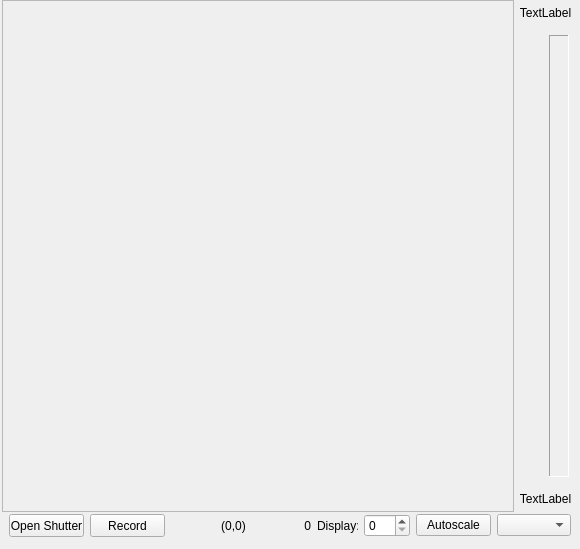
<?xml version="1.0" encoding="UTF-8"?>
<ui version="4.0">
 <class>Frame</class>
 <widget class="QFrame" name="Frame">
  <property name="geometry">
   <rect>
    <x>0</x>
    <y>0</y>
    <width>580</width>
    <height>549</height>
   </rect>
  </property>
  <property name="windowTitle">
   <string>Frame</string>
  </property>
  <property name="frameShape">
   <enum>QFrame::NoFrame</enum>
  </property>
  <property name="frameShadow">
   <enum>QFrame::Raised</enum>
  </property>
  <layout class="QVBoxLayout" name="verticalLayout_2">
   <property name="spacing">
    <number>0</number>
   </property>
   <property name="margin">
    <number>0</number>
   </property>
   <item>
    <widget class="QWidget" name="displayWidget" native="true">
     <property name="sizePolicy">
      <sizepolicy hsizetype="Preferred" vsizetype="Preferred">
       <horstretch>0</horstretch>
       <verstretch>0</verstretch>
      </sizepolicy>
     </property>
     <property name="maximumSize">
      <size>
       <width>580</width>
       <height>580</height>
      </size>
     </property>
     <layout class="QHBoxLayout" name="horizontalLayout_2">
      <property name="spacing">
       <number>0</number>
      </property>
      <property name="leftMargin">
       <number>2</number>
      </property>
      <property name="topMargin">
       <number>0</number>
      </property>
      <property name="rightMargin">
       <number>2</number>
      </property>
      <property name="bottomMargin">
       <number>0</number>
      </property>
      <item>
       <widget class="QFrame" name="cameraDisplayFrame">
        <property name="sizePolicy">
         <sizepolicy hsizetype="Fixed" vsizetype="Fixed">
          <horstretch>0</horstretch>
          <verstretch>0</verstretch>
         </sizepolicy>
        </property>
        <property name="minimumSize">
         <size>
          <width>512</width>
          <height>512</height>
         </size>
        </property>
        <property name="maximumSize">
         <size>
          <width>512</width>
          <height>512</height>
         </size>
        </property>
        <property name="frameShape">
         <enum>QFrame::StyledPanel</enum>
        </property>
        <property name="frameShadow">
         <enum>QFrame::Raised</enum>
        </property>
        <zorder>horizontalSpacer</zorder>
        <zorder>verticalSpacer</zorder>
       </widget>
      </item>
      <item>
       <widget class="QWidget" name="scaleWidget" native="true">
        <property name="minimumSize">
         <size>
          <width>65</width>
          <height>0</height>
         </size>
        </property>
        <property name="maximumSize">
         <size>
          <width>16777215</width>
          <height>512</height>
         </size>
        </property>
        <layout class="QVBoxLayout" name="verticalLayout">
         <property name="leftMargin">
          <number>0</number>
         </property>
         <property name="topMargin">
          <number>6</number>
         </property>
         <property name="rightMargin">
          <number>0</number>
         </property>
         <property name="bottomMargin">
          <number>6</number>
         </property>
         <item>
          <widget class="QLabel" name="scaleMax">
           <property name="maximumSize">
            <size>
             <width>16777215</width>
             <height>14</height>
            </size>
           </property>
           <property name="text">
            <string>TextLabel</string>
           </property>
           <property name="alignment">
            <set>Qt::AlignCenter</set>
           </property>
          </widget>
         </item>
         <item>
          <widget class="QWidget" name="slideWidget" native="true">
           <layout class="QHBoxLayout" name="horizontalLayout">
            <item>
             <widget class="QWidget" name="rangeSliderWidget" native="true"/>
            </item>
            <item>
             <widget class="QFrame" name="colorFrame">
              <property name="maximumSize">
               <size>
                <width>20</width>
                <height>10000</height>
               </size>
              </property>
              <property name="frameShape">
               <enum>QFrame::Panel</enum>
              </property>
              <property name="frameShadow">
               <enum>QFrame::Sunken</enum>
              </property>
             </widget>
            </item>
           </layout>
          </widget>
         </item>
         <item>
          <widget class="QLabel" name="scaleMin">
           <property name="maximumSize">
            <size>
             <width>16777215</width>
             <height>14</height>
            </size>
           </property>
           <property name="text">
            <string>TextLabel</string>
           </property>
           <property name="alignment">
            <set>Qt::AlignCenter</set>
           </property>
          </widget>
         </item>
        </layout>
       </widget>
      </item>
     </layout>
    </widget>
   </item>
   <item>
    <widget class="QWidget" name="infoWidget" native="true">
     <layout class="QHBoxLayout" name="horizontalLayout_3">
      <property name="leftMargin">
       <number>9</number>
      </property>
      <property name="topMargin">
       <number>2</number>
      </property>
      <property name="rightMargin">
       <number>9</number>
      </property>
      <property name="bottomMargin">
       <number>2</number>
      </property>
      <item>
       <widget class="QPushButton" name="cameraShutterButton">
        <property name="sizePolicy">
         <sizepolicy hsizetype="Fixed" vsizetype="Fixed">
          <horstretch>0</horstretch>
          <verstretch>0</verstretch>
         </sizepolicy>
        </property>
        <property name="maximumSize">
         <size>
          <width>75</width>
          <height>23</height>
         </size>
        </property>
        <property name="focusPolicy">
         <enum>Qt::NoFocus</enum>
        </property>
        <property name="text">
         <string>Open Shutter</string>
        </property>
       </widget>
      </item>
      <item>
       <widget class="QPushButton" name="recordButton">
        <property name="sizePolicy">
         <sizepolicy hsizetype="Fixed" vsizetype="Fixed">
          <horstretch>0</horstretch>
          <verstretch>0</verstretch>
         </sizepolicy>
        </property>
        <property name="maximumSize">
         <size>
          <width>75</width>
          <height>23</height>
         </size>
        </property>
        <property name="text">
         <string>Record</string>
        </property>
       </widget>
      </item>
      <item>
       <spacer name="horizontalSpacer">
        <property name="orientation">
         <enum>Qt::Horizontal</enum>
        </property>
        <property name="sizeHint" stdset="0">
         <size>
          <width>185</width>
          <height>20</height>
         </size>
        </property>
       </spacer>
      </item>
      <item>
       <widget class="QLabel" name="intensityPosLabel">
        <property name="minimumSize">
         <size>
          <width>61</width>
          <height>0</height>
         </size>
        </property>
        <property name="maximumSize">
         <size>
          <width>61</width>
          <height>16777215</height>
         </size>
        </property>
        <property name="text">
         <string>(0,0)</string>
        </property>
        <property name="alignment">
         <set>Qt::AlignCenter</set>
        </property>
       </widget>
      </item>
      <item>
       <widget class="QLabel" name="intensityIntLabel">
        <property name="minimumSize">
         <size>
          <width>41</width>
          <height>0</height>
         </size>
        </property>
        <property name="maximumSize">
         <size>
          <width>41</width>
          <height>16777215</height>
         </size>
        </property>
        <property name="text">
         <string>0</string>
        </property>
        <property name="alignment">
         <set>Qt::AlignRight|Qt::AlignTrailing|Qt::AlignVCenter</set>
        </property>
       </widget>
      </item>
      <item>
       <widget class="QLabel" name="syncLabel">
        <property name="minimumSize">
         <size>
          <width>41</width>
          <height>0</height>
         </size>
        </property>
        <property name="maximumSize">
         <size>
          <width>41</width>
          <height>16777215</height>
         </size>
        </property>
        <property name="text">
         <string>Display:</string>
        </property>
       </widget>
      </item>
      <item>
       <widget class="QSpinBox" name="syncSpinBox">
        <property name="minimumSize">
         <size>
          <width>46</width>
          <height>0</height>
         </size>
        </property>
        <property name="maximumSize">
         <size>
          <width>46</width>
          <height>16777215</height>
         </size>
        </property>
       </widget>
      </item>
      <item>
       <widget class="QPushButton" name="autoScaleButton">
        <property name="minimumSize">
         <size>
          <width>75</width>
          <height>0</height>
         </size>
        </property>
        <property name="maximumSize">
         <size>
          <width>75</width>
          <height>16777215</height>
         </size>
        </property>
        <property name="focusPolicy">
         <enum>Qt::NoFocus</enum>
        </property>
        <property name="text">
         <string>Autoscale</string>
        </property>
       </widget>
      </item>
      <item>
       <widget class="QComboBox" name="colorComboBox">
        <property name="minimumSize">
         <size>
          <width>74</width>
          <height>0</height>
         </size>
        </property>
        <property name="maximumSize">
         <size>
          <width>74</width>
          <height>16777215</height>
         </size>
        </property>
       </widget>
      </item>
     </layout>
    </widget>
   </item>
   <item>
    <spacer name="verticalSpacer">
     <property name="orientation">
      <enum>Qt::Vertical</enum>
     </property>
     <property name="sizeHint" stdset="0">
      <size>
       <width>20</width>
       <height>0</height>
      </size>
     </property>
    </spacer>
   </item>
  </layout>
 </widget>
 <resources/>
 <connections/>
</ui>
